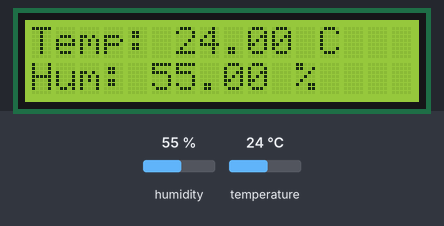
A sketch run on a simulated Arduino Uno, built with avr-gcc and run on an emulated ATmega328P. Parts: 16×2 character LCD. Inputs (shaded band) come from the test bench; at power-on: humidity 55 %, temperature 24 °C.

Above: at 1.2 s.
1.3 s: humidity set to 22 %
At 3.5 s:
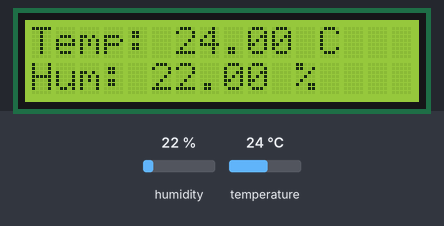
4.0 s: temperature set to 12 °C
At 5.1 s:
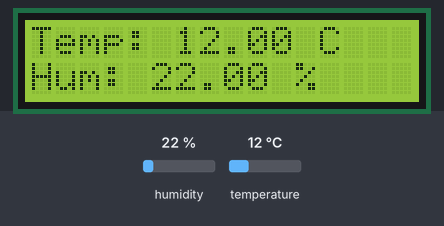
6.7 s: humidity set to 40 %
At 9.4 s:
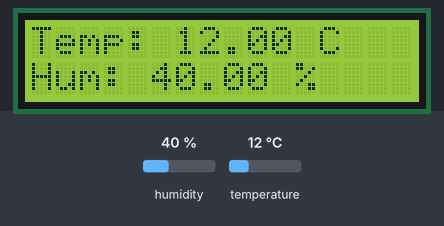
9.7 s: temperature set to 19 °C
At 11.0 s:
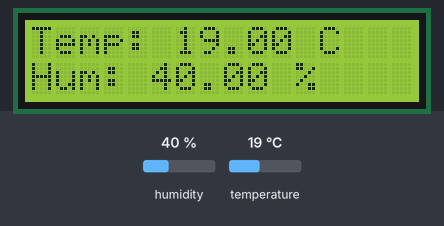
Timing chart, 0 to 12.7 s (numbered marks = the images above; inputs shaded):
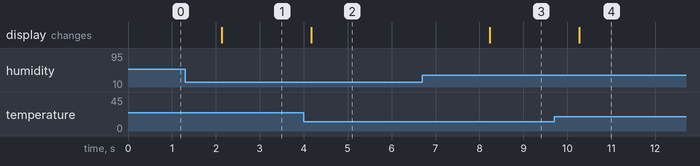

The sketch:

main.ino
```cpp
#include <Wire.h>
#include <LiquidCrystal_I2C.h>
#include <DHT.h>
#define DHTPIN 4
#define DHTTYPE DHT22
LiquidCrystal_I2C lcd(0x27, 16, 2);
DHT dht(DHTPIN, DHTTYPE);

void setup() {
  Serial.begin(115200);
  lcd.init();
  lcd.backlight();
  dht.begin();
}

void loop() {
  float temperature = dht.readTemperature();
  float humidity = dht.readHumidity();
  lcd.clear();
  lcd.setCursor(0,0);
  lcd.print("Temp: ");
  lcd.print(temperature);
  lcd.print(" C");
  lcd.setCursor(0,1);
  lcd.print("Hum: ");
  lcd.print(humidity);
  lcd.print(" %");
  delay(2000);
}
```

Measured:
- after the input at 1.3 s, the display: changes after 0.83 s (image 1)
- after the input at 4.0 s, the display: changes after 0.17 s (image 2)
- after the input at 6.7 s, the display: changes after 1.5 s (image 3)
- after the input at 9.7 s, the display: changes after 0.57 s (image 4)
